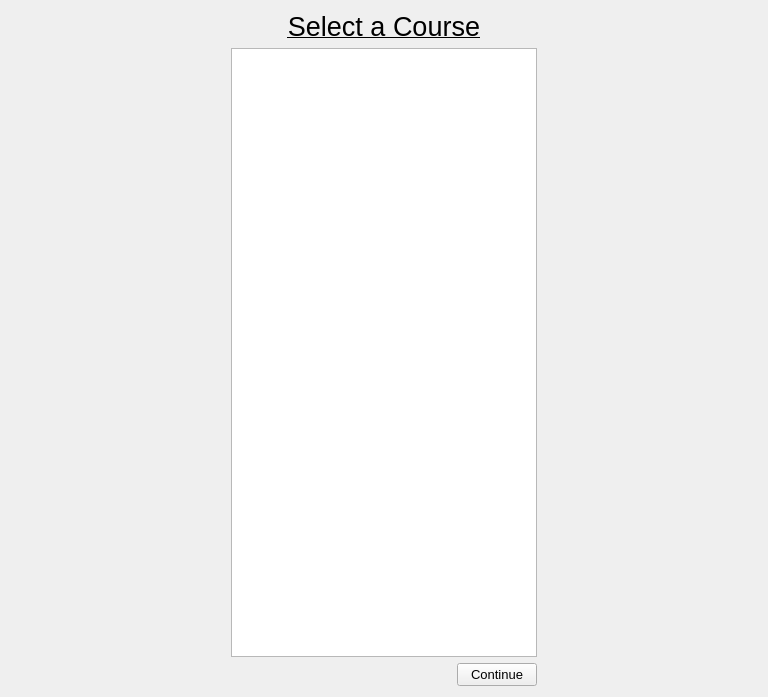
<?xml version="1.0" encoding="UTF-8"?>
<ui version="4.0">
 <class>CourseSelectionScreen</class>
 <widget class="QWidget" name="CourseSelectionScreen">
  <property name="geometry">
   <rect>
    <x>0</x>
    <y>0</y>
    <width>768</width>
    <height>697</height>
   </rect>
  </property>
  <property name="windowTitle">
   <string>Form</string>
  </property>
  <layout class="QGridLayout" name="gridLayout">
   <item row="1" column="0">
    <spacer name="horizontalSpacer_2">
     <property name="orientation">
      <enum>Qt::Horizontal</enum>
     </property>
     <property name="sizeHint" stdset="0">
      <size>
       <width>40</width>
       <height>20</height>
      </size>
     </property>
    </spacer>
   </item>
   <item row="2" column="1">
    <spacer name="horizontalSpacer">
     <property name="orientation">
      <enum>Qt::Horizontal</enum>
     </property>
     <property name="sizeHint" stdset="0">
      <size>
       <width>40</width>
       <height>20</height>
      </size>
     </property>
    </spacer>
   </item>
   <item row="1" column="1" colspan="2">
    <widget class="QListWidget" name="courseListWidget"/>
   </item>
   <item row="2" column="2">
    <widget class="QPushButton" name="selectCourseButton">
     <property name="font">
      <font>
       <pointsize>10</pointsize>
      </font>
     </property>
     <property name="text">
      <string>Continue</string>
     </property>
    </widget>
   </item>
   <item row="1" column="3">
    <spacer name="horizontalSpacer_3">
     <property name="orientation">
      <enum>Qt::Horizontal</enum>
     </property>
     <property name="sizeHint" stdset="0">
      <size>
       <width>40</width>
       <height>20</height>
      </size>
     </property>
    </spacer>
   </item>
   <item row="0" column="1" colspan="2">
    <widget class="QLabel" name="SelectCourseText">
     <property name="font">
      <font>
       <pointsize>20</pointsize>
       <weight>50</weight>
       <bold>false</bold>
       <underline>true</underline>
      </font>
     </property>
     <property name="text">
      <string>Select a Course</string>
     </property>
     <property name="alignment">
      <set>Qt::AlignCenter</set>
     </property>
    </widget>
   </item>
  </layout>
 </widget>
 <resources/>
 <connections/>
</ui>
